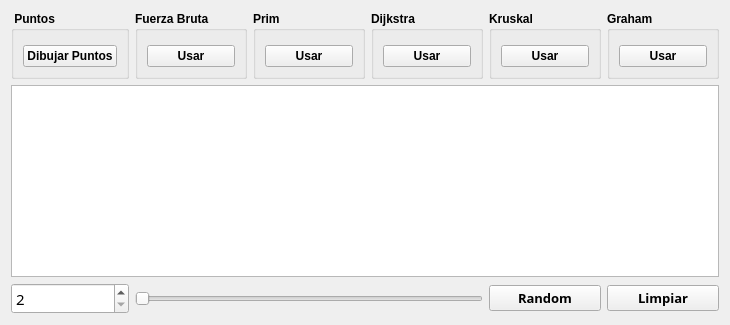
      <widget class="QWidget" name="tab_3">
       <attribute name="title">
        <string>Algoritmos</string>
       </attribute>
       <layout class="QGridLayout" name="gridLayout_17">
        <item row="0" column="4">
         <widget class="QGroupBox" name="groupBox_16">
          <property name="font">
           <font>
            <weight>75</weight>
            <bold>true</bold>
           </font>
          </property>
          <property name="title">
           <string>Kruskal</string>
          </property>
          <layout class="QGridLayout" name="gridLayout_21">
           <item row="0" column="0">
            <spacer name="horizontalSpacer_24">
             <property name="orientation">
              <enum>Qt::Horizontal</enum>
             </property>
             <property name="sizeType">
              <enum>QSizePolicy::Fixed</enum>
             </property>
             <property name="sizeHint" stdset="0">
              <size>
               <width>88</width>
               <height>5</height>
              </size>
             </property>
            </spacer>
           </item>
           <item row="1" column="0">
            <widget class="QPushButton" name="pushButton_Kruskal">
             <property name="font">
              <font>
               <weight>75</weight>
               <bold>true</bold>
              </font>
             </property>
             <property name="text">
              <string>Usar</string>
             </property>
            </widget>
           </item>
          </layout>
         </widget>
        </item>
        <item row="0" column="3">
         <widget class="QGroupBox" name="groupBox_15">
          <property name="font">
           <font>
            <weight>75</weight>
            <bold>true</bold>
           </font>
          </property>
          <property name="title">
           <string>Dijkstra</string>
          </property>
          <layout class="QGridLayout" name="gridLayout_20">
           <item row="0" column="0">
            <spacer name="horizontalSpacer_23">
             <property name="orientation">
              <enum>Qt::Horizontal</enum>
             </property>
             <property name="sizeType">
              <enum>QSizePolicy::Fixed</enum>
             </property>
             <property name="sizeHint" stdset="0">
              <size>
               <width>88</width>
               <height>5</height>
              </size>
             </property>
            </spacer>
           </item>
           <item row="1" column="0">
            <widget class="QPushButton" name="pushButton_Dijkstra">
             <property name="font">
              <font>
               <weight>75</weight>
               <bold>true</bold>
              </font>
             </property>
             <property name="text">
              <string>Usar</string>
             </property>
            </widget>
           </item>
          </layout>
         </widget>
        </item>
        <item row="0" column="1">
         <widget class="QGroupBox" name="groupBox_13">
          <property name="font">
           <font>
            <weight>75</weight>
            <bold>true</bold>
           </font>
          </property>
          <property name="title">
           <string>Fuerza Bruta</string>
          </property>
          <layout class="QGridLayout" name="gridLayout_12">
           <item row="0" column="0">
            <spacer name="horizontalSpacer_21">
             <property name="orientation">
              <enum>Qt::Horizontal</enum>
             </property>
             <property name="sizeType">
              <enum>QSizePolicy::Fixed</enum>
             </property>
             <property name="sizeHint" stdset="0">
              <size>
               <width>88</width>
               <height>5</height>
              </size>
             </property>
            </spacer>
           </item>
           <item row="1" column="0">
            <widget class="QPushButton" name="pushButton_Fuerza_bruta">
             <property name="font">
              <font>
               <weight>75</weight>
               <bold>true</bold>
              </font>
             </property>
             <property name="text">
              <string>Usar</string>
             </property>
            </widget>
           </item>
          </layout>
         </widget>
        </item>
        <item row="0" column="2">
         <widget class="QGroupBox" name="groupBox_14">
          <property name="font">
           <font>
            <weight>75</weight>
            <bold>true</bold>
           </font>
          </property>
          <property name="title">
           <string>Prim</string>
          </property>
          <layout class="QGridLayout" name="gridLayout_13">
           <item row="0" column="0">
            <spacer name="horizontalSpacer_22">
             <property name="orientation">
              <enum>Qt::Horizontal</enum>
             </property>
             <property name="sizeType">
              <enum>QSizePolicy::Fixed</enum>
             </property>
             <property name="sizeHint" stdset="0">
              <size>
               <width>88</width>
               <height>5</height>
              </size>
             </property>
            </spacer>
           </item>
           <item row="1" column="0">
            <widget class="QPushButton" name="pushButton_Prim">
             <property name="font">
              <font>
               <weight>75</weight>
               <bold>true</bold>
              </font>
             </property>
             <property name="text">
              <string>Usar</string>
             </property>
            </widget>
           </item>
          </layout>
         </widget>
        </item>
        <item row="0" column="0">
         <widget class="QGroupBox" name="groupBox_12">
          <property name="font">
           <font>
            <weight>75</weight>
            <bold>true</bold>
           </font>
          </property>
          <property name="title">
           <string> Puntos</string>
          </property>
          <layout class="QGridLayout" name="gridLayout_7">
           <item row="0" column="0">
            <spacer name="horizontalSpacer_19">
             <property name="orientation">
              <enum>Qt::Horizontal</enum>
             </property>
             <property name="sizeType">
              <enum>QSizePolicy::Fixed</enum>
             </property>
             <property name="sizeHint" stdset="0">
              <size>
               <width>88</width>
               <height>5</height>
              </size>
             </property>
            </spacer>
           </item>
           <item row="1" column="0">
            <widget class="QPushButton" name="Mostrar_puntos_pushButton">
             <property name="font">
              <font>
               <weight>75</weight>
               <bold>true</bold>
              </font>
             </property>
             <property name="text">
              <string>Dibujar Puntos</string>
             </property>
            </widget>
           </item>
          </layout>
         </widget>
        </item>
        <item row="2" column="0">
         <widget class="QSpinBox" name="spinBox_puntos">
          <property name="font">
           <font>
            <family>Poppins</family>
            <pointsize>11</pointsize>
           </font>
          </property>
          <property name="minimum">
           <number>2</number>
          </property>
          <property name="maximum">
           <number>10000</number>
          </property>
         </widget>
        </item>
        <item row="0" column="5">
         <widget class="QGroupBox" name="groupBox_17">
          <property name="font">
           <font>
            <weight>75</weight>
            <bold>true</bold>
           </font>
          </property>
          <property name="title">
           <string>Graham</string>
          </property>
          <layout class="QGridLayout" name="gridLayout_22">
           <item row="0" column="0">
            <spacer name="horizontalSpacer_25">
             <property name="orientation">
              <enum>Qt::Horizontal</enum>
             </property>
             <property name="sizeType">
              <enum>QSizePolicy::Fixed</enum>
             </property>
             <property name="sizeHint" stdset="0">
              <size>
               <width>88</width>
               <height>5</height>
              </size>
             </property>
            </spacer>
           </item>
           <item row="1" column="0">
            <widget class="QPushButton" name="pushButton_Graham">
             <property name="font">
              <font>
               <weight>75</weight>
               <bold>true</bold>
              </font>
             </property>
             <property name="text">
              <string>Usar</string>
             </property>
            </widget>
           </item>
          </layout>
         </widget>
        </item>
        <item row="1" column="0" colspan="6">
         <widget class="QGraphicsView" name="graphicsView_Algoritmos"/>
        </item>
        <item row="2" column="5">
         <widget class="QPushButton" name="limpiar_pushButton_2">
          <property name="font">
           <font>
            <family>Poppins</family>
            <pointsize>10</pointsize>
            <weight>75</weight>
            <bold>true</bold>
           </font>
          </property>
          <property name="text">
           <string>Limpiar</string>
          </property>
         </widget>
        </item>
        <item row="2" column="4">
         <widget class="QPushButton" name="pushButton_dibujar_random">
          <property name="font">
           <font>
            <family>Poppins</family>
            <pointsize>10</pointsize>
            <weight>75</weight>
            <bold>true</bold>
           </font>
          </property>
          <property name="text">
           <string>Random</string>
          </property>
         </widget>
        </item>
        <item row="2" column="1" colspan="3">
         <widget class="QSlider" name="horizontalSlider_2">
          <property name="font">
           <font>
            <family>Poppins</family>
           </font>
          </property>
          <property name="minimum">
           <number>2</number>
          </property>
          <property name="maximum">
           <number>10000</number>
          </property>
          <property name="orientation">
           <enum>Qt::Horizontal</enum>
          </property>
         </widget>
        </item>
       </layout>
      </widget>
